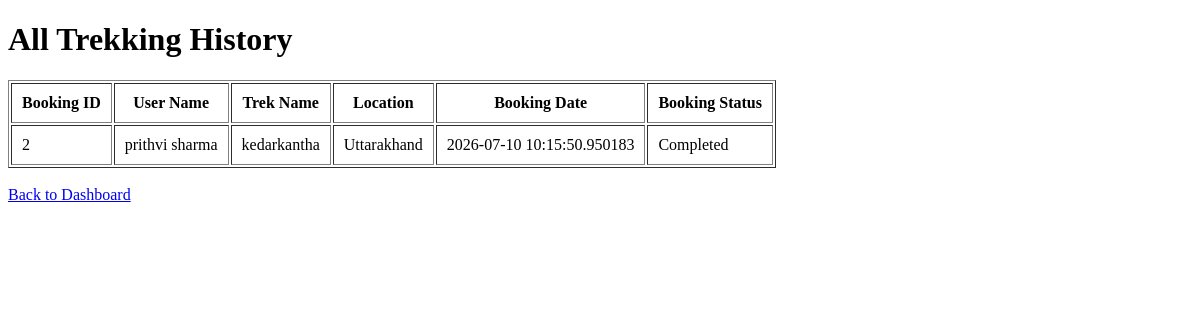
Page /admin/trekking_history on the earlier database version.
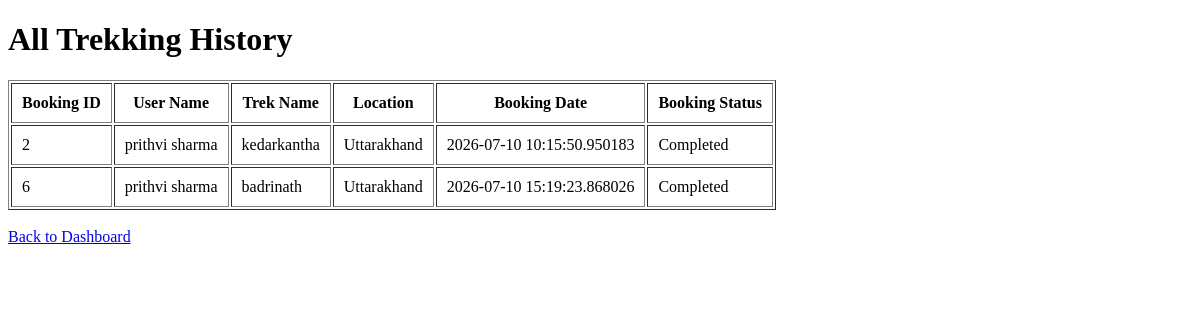
Same page on the later database version.
### models/models.py (models this page shows)
class Booking(db.Model):
    __tablename__ = "bookings"
    id = db.Column(db.Integer, primary_key=True)
    user_id = db.Column(
        db.Integer,
        db.ForeignKey("users.id"),
        nullable=False
    )
    trek_id = db.Column(
        db.Integer,
        db.ForeignKey("treks.id"),
        nullable=False
    )
    booking_date = db.Column(
        db.DateTime,
        default=datetime.utcnow
    )
    booking_status = db.Column(
        db.String(20),
        default="Booked"
    )
    payment_status = db.Column(
        db.String(20),
        default="Unpaid"
    )

class User(db.Model):
    __tablename__ = "users"
    id = db.Column(db.Integer, primary_key=True)
    full_name = db.Column(db.String(100), nullable=False)
    email = db.Column(db.String(120), unique=True, nullable=False)
    password = db.Column(db.String(255), nullable=False)
    role = db.Column(db.String(20), nullable=False)
    status = db.Column(
    db.String(20),
    default="approved"
    )
    created_at = db.Column(db.DateTime, default=datetime.utcnow)
    bookings = db.relationship(
        "Booking",
        backref="user",
        lazy=True
    )
    assigned_treks = db.relationship(
    "Trek",
    foreign_keys="Trek.assigned_staff_id",
    backref="assigned_staff",
    lazy=True
    )

class Trek(db.Model):
    __tablename__ = "treks"
    id = db.Column(db.Integer, primary_key=True)
    trek_name = db.Column(db.String(100), nullable=False)
    location = db.Column(
        db.String(100)
    )
    difficulty = db.Column(db.String(50))
    duration_days = db.Column(db.Integer)
    available_slots = db.Column(db.Integer)
    status = db.Column(
        db.String(20),
        default="Open"
    )
    progress_status = db.Column(
        db.String(20),
        default="Not Started"
    )
    assigned_staff_id = db.Column(
        db.Integer,
        db.ForeignKey("users.id")
    )
    bookings = db.relationship(
        "Booking",
        backref="trek",
        lazy=True
    )

### controllers/auth.py (the view)
@auth.route("/admin/trekking_history")
def admin_trekking_history():
    completed_bookings = Booking.query.filter_by(
        booking_status="Completed"
    ).all()
    return render_template(
        "admin_trekking_history.html",
        bookings=completed_bookings
    )

### templates/admin_trekking_history.html (shortened to what this page needs)
<!DOCTYPE html>
<html>
<head>
</head>
<body>
<h1>All Trekking History</h1>
<table border="1" cellpadding="10">
<tr>
    <th>Booking ID</th>
    <th>User Name</th>
    <th>Trek Name</th>
    <th>Location</th>
    <th>Booking Date</th>
    <th>Booking Status</th>
</tr>
{% for booking in bookings %}
<tr>
    <td>{{ booking.id }}</td>
    <td>{{ booking.user.full_name }}</td>
    <td>{{ booking.trek.trek_name }}</td>
    <td>{{ booking.trek.location }}</td>
    <td>{{ booking.booking_date }}</td>
    <td>{{ booking.booking_status }}</td>
</tr>
{% endfor %}
</table>
<br>
<a href="/admin/dashboard">
    Back to Dashboard
</a>
</body>
</html>

Differences in the rows shown:
added Booking: id "6", user.full_name "prithvi sharma", trek.trek_name "badrinath", trek.location "Uttarakhand", booking_date "2026-07-10 15:19:23.868026", booking_status "Completed"
